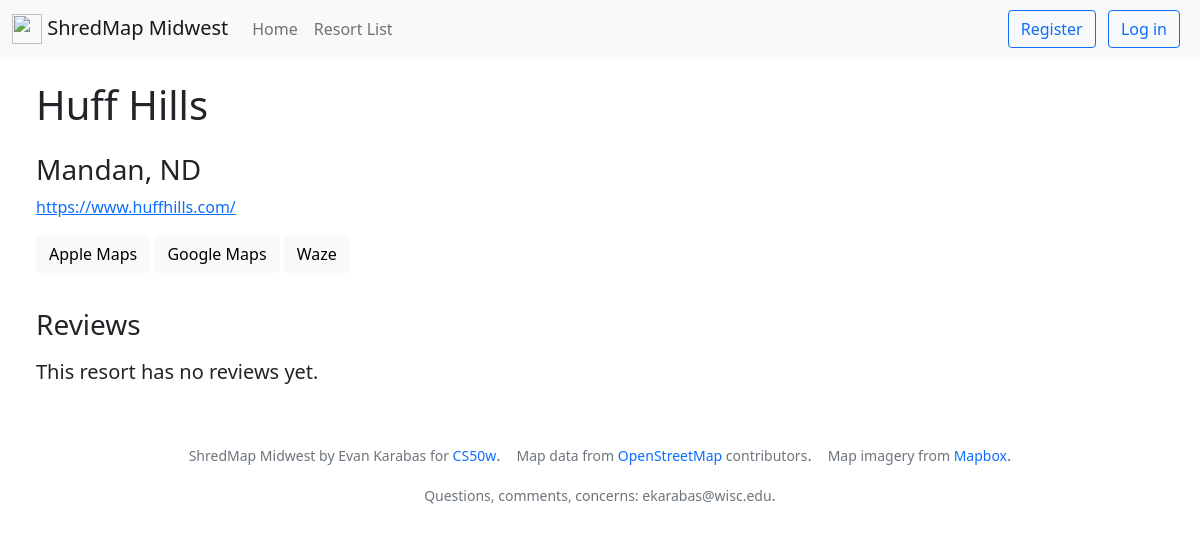
The page /1 on the database its author committed.
### shredmap_midwest/models.py (models this page shows, shortened)
class Resort(models.Model):
    STATES = (
        ('ND', 'North Dakota'),
        ('SD', 'South Dakota'),
        ('MN', 'Minnesota'),
        ('WI', 'Wisconsin'),
        ('MI', 'Michigan'),
        ('IA', 'Iowa'),
        ('MO', 'Missouri'),
        ('IL', 'Illinois'),
        ('IN', 'Indiana'),
        ('OH', 'Ohio'),
    )
    name = models.CharField(max_length=100)
    state = models.CharField(max_length=2, choices=STATES)
    city = models.CharField(max_length=100)
    visitors = models.ManyToManyField(User, related_name="visited_resort")
    website = models.URLField()
    x = models.FloatField()
    y = models.FloatField()
    avg_park = models.FloatField(default=None, null=True, blank=True)
    avg_groomer = models.FloatField(default=None, null=True, blank=True)
    avg_lift = models.FloatField(default=None, null=True, blank=True)
    avg_vibe = models.FloatField(default=None, null=True, blank=True)

### shredmap_midwest/views.py (the view, shortened to what this page needs)
# urls.py: path("<int:resort_id>", views.resort_view, name="resort_view"),
def resort_view(request, resort_id):
    error = ""
    success = ""
    visited = False
    this_review = ""
    deleted = False
    try:
        resort = Resort.objects.get(pk=resort_id)
    except Resort.DoesNotExist:
        return JsonResponse({"error": "Resort not found."}, status=404)
    try:
        reviews = Review.objects.filter(resort=resort).order_by("-timestamp")
    except Review.DoesNotExist:
        return JsonResponse({"error": "Review not found."}, status=404)
    Resort.objects.filter(id=resort_id).update(
        avg_park=get_average(resort, 'park_review')['park_review__avg'])
    Resort.objects.filter(id=resort_id).update(
        avg_groomer=get_average(resort, 'groomer_review')['groomer_review__avg'])
    Resort.objects.filter(id=resort_id).update(
        avg_lift=get_average(resort, 'lift_review')['lift_review__avg'])
    Resort.objects.filter(id=resort_id).update(
        avg_vibe=get_average(resort, 'vibe_review')['vibe_review__avg'])
    return render(request, "shredmap_midwest/resort.html", {
        "resort": resort,
        "reviews": reviews,
        "visited": visited,
        "this_review": this_review,
        "avg_park": resort.avg_park,
        "avg_groomer": resort.avg_groomer,
        "avg_lift": resort.avg_lift,
        "avg_vibe": resort.avg_vibe,
    })

### shredmap_midwest/views.py (called while the page is built)
def get_average(resort, category):
    try:
        this_resort_reviews = Review.objects.filter(resort=resort)
    except Review.DoesNotExist:
        return JsonResponse({"error": "Review not found."}, status=404)
    return this_resort_reviews.aggregate(Avg(category))

### shredmap_midwest/templates/shredmap_midwest/resort.html (shortened to what this page needs)
{% extends "shredmap_midwest/layout.html" %}
{% block body %}
<div class="padding-please">
    <div>
        <h1 style="float: left">{{resort.name}}</h1>
    </div>
    <br>
    <br>
    <br>
    <h3 class="fw-light">{{resort.city}}, {{resort.state}}</h3>
    <p class="fw-light"><a href="{{resort.website}}" target="_blank" rel="noopener noreferrer">{{resort.website}}</a>
    </p>
        <button type="button" class="btn btn-light directions-button"
        onClick="window.open('http://maps.apple.com/?ll={{resort.x}},{{resort.y}}', '_blank')">Apple Maps</button>
        <button type="button" class="btn btn-light directions-button"
        onClick="window.open('https://www.google.com/maps/@?api=1&map_action=map&center={{resort.x}}%2C{{resort.y}}', '_blank')">Google
        Maps</button>
    <button type="button" class="btn btn-light directions-button"
        onClick="window.open('https://waze.com/ul?ll={{resort.x}},{{resort.y}}', '_blank')">Waze</button>
    <br>
    <br>
    <h3 class="slight-margin-bottom">Reviews</h3>
    {% if not reviews %}
    <p class="fw-light fs-5">This resort has no reviews yet.</p>
    {% endif %}
</div>
{% endblock %}

### shredmap_midwest/static/shredmap_midwest/styles.css (style rules this page uses)
.padding-please { padding-top: 2%; padding-bottom: 2%; padding-left: 3%; padding-right: 3%; }
.slight-margin-bottom { margin-bottom: 1rem; }
.directions-button { margin-bottom: 1%; }

### rows shown on the page
Resort: name "Huff Hills", city "Mandan", state "ND", website "https://www.huffhills.com/"
